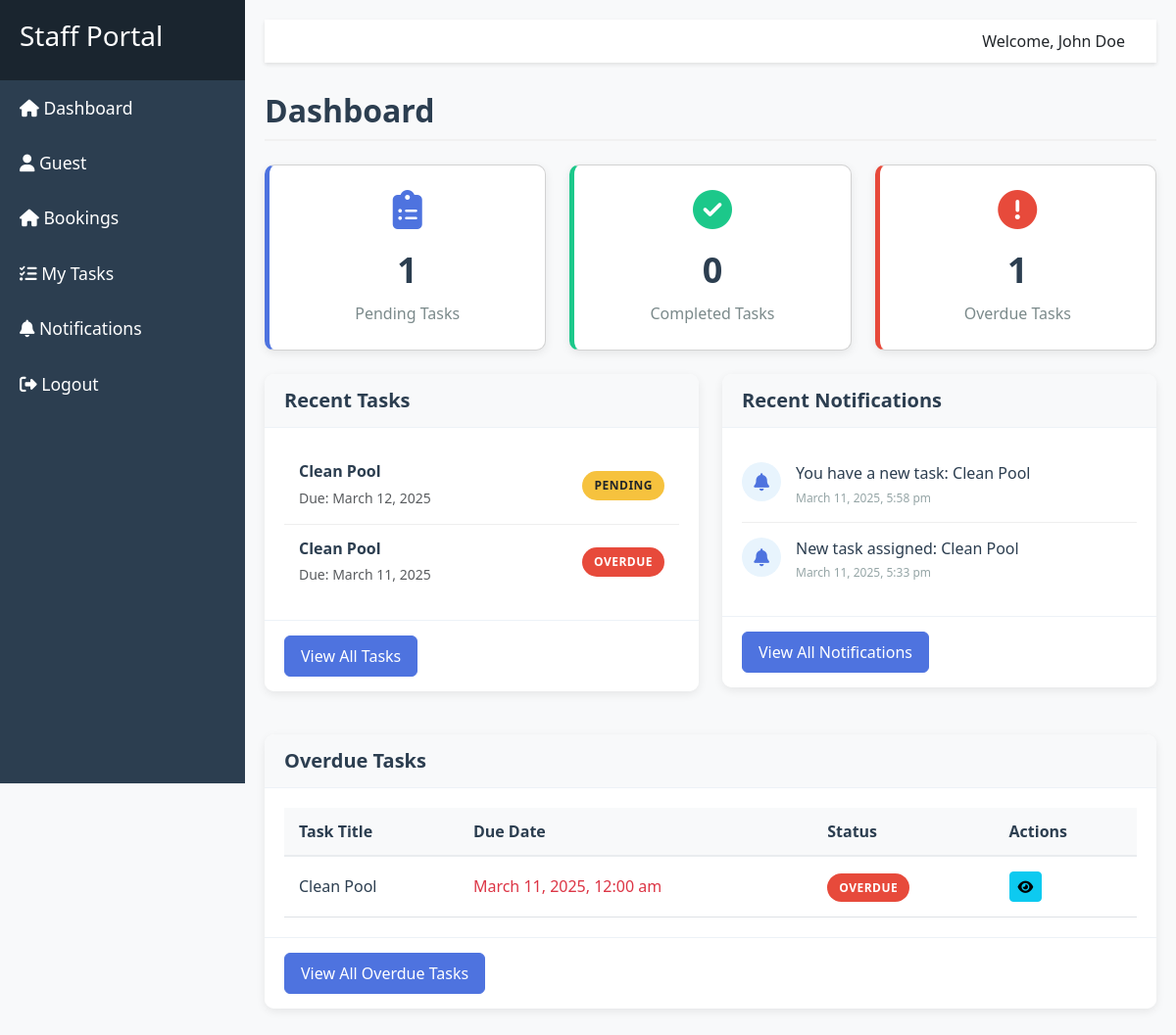
The page /staff/dashboard.php (signed in) on the database as committed earlier.
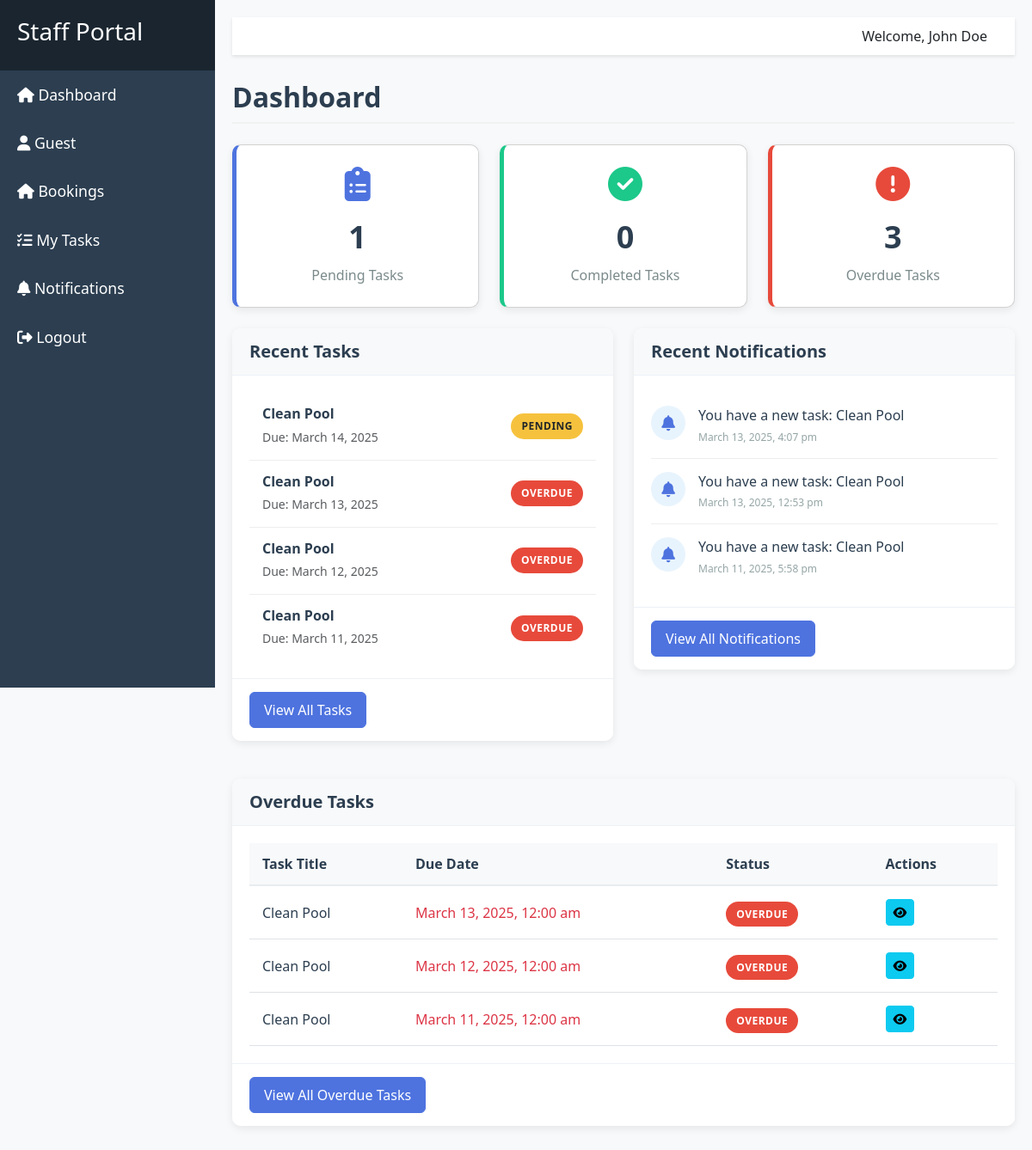
The same page on the database as committed later.
### tables this page shows
CREATE TABLE IF NOT EXISTS `task_assignees` (
  `id` int(11) NOT NULL AUTO_INCREMENT,
  `task_id` int(11) NOT NULL,
  `staff_id` int(11) NOT NULL,
  `assignee_task` enum('Pending','Complete','Overdue') NOT NULL DEFAULT 'Pending',
  PRIMARY KEY (`id`),
  KEY `task_id` (`task_id`),
  KEY `task_assigness_fk_1` (`staff_id`)
);

CREATE TABLE IF NOT EXISTS `tasks` (
  `id` int(11) NOT NULL AUTO_INCREMENT,
  `title` varchar(255) NOT NULL,
  `description` text DEFAULT NULL,
  `priority` enum('Low','Medium','High') NOT NULL,
  `status` enum('Pending','Overdue','Completed') NOT NULL DEFAULT 'Pending',
  `due_date` date NOT NULL,
  `recurrence` enum('None','Daily','Weekly','Monthly') DEFAULT 'None',
  `template_id` int(11) NOT NULL,
  `created_at` timestamp NOT NULL DEFAULT current_timestamp(),
  `updated_at` timestamp NULL DEFAULT current_timestamp() ON UPDATE current_timestamp(),
  PRIMARY KEY (`id`)
);

CREATE TABLE IF NOT EXISTS `task_notifications` (
  `id` int(11) NOT NULL AUTO_INCREMENT,
  `task_id` int(11) NOT NULL,
  `staff_id` int(11) NOT NULL,
  `message` text NOT NULL,
  `is_read` tinyint(1) DEFAULT 0,
  `created_at` timestamp NOT NULL DEFAULT current_timestamp(),
  PRIMARY KEY (`id`),
  KEY `task_notifications_ibfk_2` (`staff_id`),
  KEY `task_notification_fk_1` (`task_id`)
);

### staff/dashboard.php (the view, shortened to what the changed rows need)
<?php
include("../resources/database/config.php");
$id = $_SESSION['ID'];
$overdue_task_sql = "SELECT COUNT(*) AS count FROM tasks t INNER JOIN task_assignees ta ON t.id = ta.task_id WHERE ta.staff_id = $id AND t.due_date < NOW() AND ta.assignee_task = 'overdue'";
$overdue_task_result = mysqli_query($conn, $overdue_task_sql);
$overdue_task_count = mysqli_fetch_assoc($overdue_task_result)['count'];
$recent_tasks_sql = "SELECT t.title, t.due_date, ta.assignee_task FROM tasks t INNER JOIN task_assignees ta ON t.id = ta.task_id WHERE ta.staff_id = $id ORDER BY t.due_date DESC LIMIT 5";
$recent_tasks_result = mysqli_query($conn, $recent_tasks_sql);
$recent_notifications_sql = "SELECT message, created_at FROM task_notifications WHERE staff_id = $id ORDER BY created_at DESC LIMIT 3";
$recent_notifications_result = mysqli_query($conn, $recent_notifications_sql);
$overdue_tasks_sql = "SELECT t.title, t.due_date, t.status, ta.id FROM tasks t INNER JOIN task_assignees ta ON t.id = ta.task_id WHERE ta.staff_id = $id AND ta.assignee_task = 'overdue' AND t.status != 'completed' ORDER BY t.due_date DESC";
$overdue_tasks_result = mysqli_query($conn, $overdue_tasks_sql);
include("includes/template.php");
?>
<div id="main-content" class="container-fluid">
  <h2 class="page-title mb-4">Dashboard</h2>
  <div class="row">
    <div class="col-md-4">
      <div class="card stat-card overdue">
        <i class="fas fa-exclamation-circle"></i>
        <div class="count"><?php echo $overdue_task_count; ?></div>
        <div class="label">Overdue Tasks</div>
      </div>
    </div>
  </div>
  <div class="row mt-4">
    <div class="col-md-6">
      <div class="card dashboard-card">
        <div class="card-body">
          <?php if (mysqli_num_rows($recent_tasks_result) > 0): ?>
            <?php while ($task = mysqli_fetch_assoc($recent_tasks_result)): ?>
              <div class="task-item">
                <div class="d-flex justify-content-between align-items-center">
                  <div>
                    <h6 class="mb-1"><?php echo htmlspecialchars($task['title']); ?></h6>
                    <small class="text-muted">Due: <?php echo date_format(new DateTime($task['due_date']), 'F j, Y'); ?></small>
                  </div>
                  <span class="status-badge badge-<?php echo strtolower($task['assignee_task']); ?>"><?php echo ucfirst($task['assignee_task']); ?></span>
                </div>
              </div>
            <?php endwhile; ?>
          <?php endif; ?>
        </div>
      </div>
    </div>
    <div class="col-md-6">
      <div class="card dashboard-card">
        <div class="card-body notifications-container">
          <?php if (mysqli_num_rows($recent_notifications_result) > 0): ?>
            <?php while ($notification = mysqli_fetch_assoc($recent_notifications_result)): ?>
              <div class="notification-item">
                <div class="notification-icon">
                  <i class="fas fa-bell"></i>
                </div>
                <div class="notification-content">
                  <div class="notification-message"><?php echo htmlspecialchars($notification['message']); ?></div>
                  <div class="notification-time"><?php echo date_format(new DateTime($notification['created_at']), 'F j, Y, g:i a'); ?></div>
                </div>
              </div>
            <?php endwhile; ?>
          <?php endif; ?>
        </div>
      </div>
    </div>
  </div>
  <div class="row mt-4">
    <div class="col-md-12">
      <div class="card dashboard-card">
        <div class="card-body">
          <?php if (mysqli_num_rows($overdue_tasks_result) > 0): ?>
            <div class="table-responsive">
              <table class="table table-hover">
                <thead>
                  <tr>
                    <th>Task Title</th>
                    <th>Due Date</th>
                    <th>Status</th>
                    <th>Actions</th>
                  </tr>
                </thead>
                <tbody>
                  <?php while ($task = mysqli_fetch_assoc($overdue_tasks_result)): ?>
                    <tr>
                      <td><?php echo htmlspecialchars($task['title']); ?></td>
                      <td>
                        <span class="text-danger">
                          <?php echo date_format(new DateTime($task['due_date']), 'F j, Y, g:i a'); ?>
                        </span>
                      </td>
                      <td>
                        <span class="status-badge badge-overdue">Overdue</span>
                      </td>
                      <td>
                        <a href="task-details.php?id=<?php echo $task['id']; ?>" class="btn btn-sm btn-info">
                          <i class="fas fa-eye"></i>
                        </a>
                      </td>
                    </tr>
                  <?php endwhile; ?>
                </tbody>
              </table>
            </div>
          <?php endif; ?>
        </div>
      </div>
    </div>
  </div>
</div>

Rows that differ between the two databases and show on the page:
no longer on this page (row unchanged): task_notifications: message "New task assigned: Clean Pool", created_at "March 11, 2025, 5:33 pm"
added task_assignees: task.title "Clean Pool", task.due_date "March 14, 2025", assignee_task "PENDING", shown under "Recent Tasks"
added task_assignees: task.title "Clean Pool", task.due_date "March 13, 2025", assignee_task "OVERDUE", task.due_date "March 13, 2025, 12:00 am"
now on one of the page's lists (row edited): task_assignees: task.title "Clean Pool", task.due_date "March 12, 2025, 12:00 am"
changed task_assignees: assignee_task "PENDING" → "OVERDUE"
added task_notifications: message "You have a new task: Clean Pool", created_at "March 13, 2025, 4:07 pm"
added task_notifications: message "You have a new task: Clean Pool", created_at "March 13, 2025, 12:53 pm"
Other text that changed with them:
$overdue_task_count: "1" → "3"
